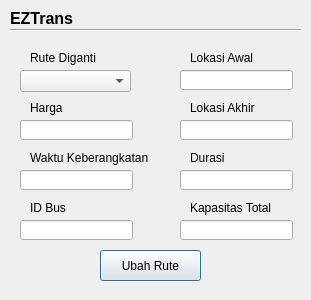
<?xml version="1.0" encoding="UTF-8"?>
<ui version="4.0">
 <class>Dialog</class>
 <widget class="QDialog" name="Dialog">
  <property name="geometry">
   <rect>
    <x>0</x>
    <y>0</y>
    <width>311</width>
    <height>300</height>
   </rect>
  </property>
  <property name="windowTitle">
   <string>Dialog</string>
  </property>
  <widget class="QLabel" name="label_6">
   <property name="geometry">
    <rect>
     <x>190</x>
     <y>100</y>
     <width>101</width>
     <height>16</height>
    </rect>
   </property>
   <property name="text">
    <string>Lokasi Akhir</string>
   </property>
  </widget>
  <widget class="QLabel" name="label_3">
   <property name="geometry">
    <rect>
     <x>30</x>
     <y>150</y>
     <width>131</width>
     <height>16</height>
    </rect>
   </property>
   <property name="text">
    <string>Waktu Keberangkatan</string>
   </property>
  </widget>
  <widget class="QLineEdit" name="waktuKeberangkatan">
   <property name="geometry">
    <rect>
     <x>20</x>
     <y>170</y>
     <width>113</width>
     <height>20</height>
    </rect>
   </property>
  </widget>
  <widget class="QLineEdit" name="durasi">
   <property name="geometry">
    <rect>
     <x>180</x>
     <y>170</y>
     <width>113</width>
     <height>20</height>
    </rect>
   </property>
  </widget>
  <widget class="QLabel" name="label_5">
   <property name="geometry">
    <rect>
     <x>30</x>
     <y>200</y>
     <width>101</width>
     <height>16</height>
    </rect>
   </property>
   <property name="text">
    <string>ID Bus</string>
   </property>
  </widget>
  <widget class="Line" name="line">
   <property name="geometry">
    <rect>
     <x>10</x>
     <y>20</y>
     <width>291</width>
     <height>20</height>
    </rect>
   </property>
   <property name="orientation">
    <enum>Qt::Horizontal</enum>
   </property>
  </widget>
  <widget class="QLineEdit" name="lokasiAkhir">
   <property name="geometry">
    <rect>
     <x>180</x>
     <y>120</y>
     <width>113</width>
     <height>20</height>
    </rect>
   </property>
  </widget>
  <widget class="QLabel" name="label_7">
   <property name="geometry">
    <rect>
     <x>190</x>
     <y>150</y>
     <width>101</width>
     <height>16</height>
    </rect>
   </property>
   <property name="text">
    <string>Durasi</string>
   </property>
  </widget>
  <widget class="QLabel" name="label_8">
   <property name="geometry">
    <rect>
     <x>190</x>
     <y>200</y>
     <width>101</width>
     <height>16</height>
    </rect>
   </property>
   <property name="text">
    <string>Kapasitas Total</string>
   </property>
  </widget>
  <widget class="QLineEdit" name="kapasitasTotal">
   <property name="geometry">
    <rect>
     <x>180</x>
     <y>220</y>
     <width>113</width>
     <height>20</height>
    </rect>
   </property>
  </widget>
  <widget class="QLabel" name="label_2">
   <property name="geometry">
    <rect>
     <x>190</x>
     <y>50</y>
     <width>101</width>
     <height>16</height>
    </rect>
   </property>
   <property name="text">
    <string>Lokasi Awal</string>
   </property>
  </widget>
  <widget class="QLabel" name="label_4">
   <property name="geometry">
    <rect>
     <x>30</x>
     <y>100</y>
     <width>101</width>
     <height>16</height>
    </rect>
   </property>
   <property name="text">
    <string>Harga</string>
   </property>
  </widget>
  <widget class="QLineEdit" name="lokasiAwal">
   <property name="geometry">
    <rect>
     <x>180</x>
     <y>70</y>
     <width>113</width>
     <height>20</height>
    </rect>
   </property>
  </widget>
  <widget class="QLineEdit" name="idBus">
   <property name="geometry">
    <rect>
     <x>20</x>
     <y>220</y>
     <width>113</width>
     <height>20</height>
    </rect>
   </property>
  </widget>
  <widget class="QPushButton" name="addRuteBt">
   <property name="geometry">
    <rect>
     <x>100</x>
     <y>250</y>
     <width>101</width>
     <height>31</height>
    </rect>
   </property>
   <property name="text">
    <string>Ubah Rute</string>
   </property>
  </widget>
  <widget class="QLabel" name="label">
   <property name="geometry">
    <rect>
     <x>10</x>
     <y>10</y>
     <width>71</width>
     <height>16</height>
    </rect>
   </property>
   <property name="font">
    <font>
     <pointsize>12</pointsize>
     <weight>75</weight>
     <bold>true</bold>
    </font>
   </property>
   <property name="text">
    <string>EZTrans</string>
   </property>
  </widget>
  <widget class="QLineEdit" name="harga">
   <property name="geometry">
    <rect>
     <x>20</x>
     <y>120</y>
     <width>113</width>
     <height>20</height>
    </rect>
   </property>
  </widget>
  <widget class="QComboBox" name="comboBox">
   <property name="geometry">
    <rect>
     <x>20</x>
     <y>70</y>
     <width>111</width>
     <height>22</height>
    </rect>
   </property>
  </widget>
  <widget class="QLabel" name="label_9">
   <property name="geometry">
    <rect>
     <x>30</x>
     <y>50</y>
     <width>101</width>
     <height>16</height>
    </rect>
   </property>
   <property name="text">
    <string>Rute Diganti</string>
   </property>
  </widget>
 </widget>
 <resources/>
 <connections/>
</ui>
